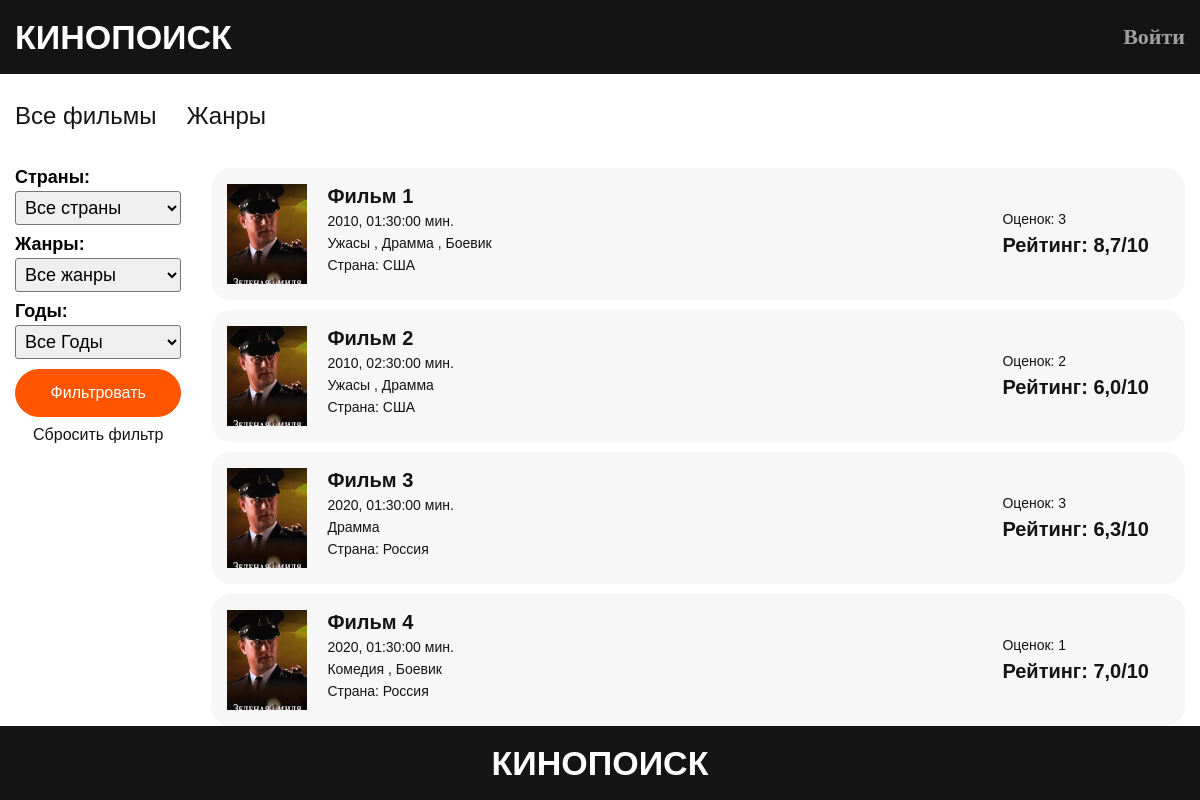
The page / on the database its author committed.
### kino/models.py (models this page shows, shortened)
class Year(models.Model):
    year = models.IntegerField(null=True, blank=True)
    def __str__(self):
        return str(self.year)
    class Meta:
        verbose_name = 'Год'
        verbose_name_plural = 'Года'

class Film(models.Model):
    name = models.CharField(max_length=120, null=True, blank=True)
    duration = models.CharField(max_length=20, null=True, blank=True)
    image = models.ImageField(upload_to='films_images', null=True, blank=True)
    country = models.ForeignKey(Country, on_delete=models.CASCADE, null=True, blank=True)
    genres = models.ManyToManyField(Genre)
    year = models.ForeignKey(Year, on_delete=models.CASCADE, null=True, blank=True)
    trailer = models.FileField(upload_to='trailers', validators=[FileExtensionValidator(allowed_extensions=['mp4'])],
                               null=True, blank=True)
    description = models.TextField(null=True, blank=True)
    def count_film_votes(self):
        ratings = self.ratings.all()
        return len(ratings)
    def get_average_rating(self):
        ratings = self.ratings.all()
        if len(ratings) != 0:
            return round(sum(rating.rating for rating in ratings) / len(ratings), 1)
        else:
            return 0
    class Meta:
        verbose_name = 'Фильм'
        verbose_name_plural = 'Фильмы'

class Genre(models.Model):
    name = models.CharField(max_length=120, null=True, blank=True)
    image = models.ImageField(upload_to='genres_images', null=True, blank=True)
    def __str__(self):
        return self.name
    class Meta:
        verbose_name = 'Жанр'
        verbose_name_plural = 'Жанры'

class Country(models.Model):
    name = models.CharField(max_length=120, null=True, blank=True)
    def __str__(self):
        return self.name
    class Meta:
        verbose_name = 'Страна'
        verbose_name_plural = 'Страны'

class Rating(models.Model):
    user = models.ForeignKey(User, on_delete=models.CASCADE)
    film = models.ForeignKey(Film, on_delete=models.CASCADE, related_name='ratings')
    rating = models.IntegerField(validators=[MinValueValidator(0), MaxValueValidator(10)])
    class Meta:
        unique_together = ('film', 'user')
        verbose_name = 'Рейтинг'
        verbose_name_plural = 'Рейтинг'

### kino/views.py (the view)
# urls.py: path('', main_page, name='index'),
def main_page(request):
    films = Film.objects.all()
    if request.GET.get('genres'):
        films = films.filter(genres=request.GET.get('genres'))
    if request.GET.get('year'):
        films = films.filter(year=request.GET.get('year'))
    if request.GET.get('country'):
        films = films.filter(country=request.GET.get('country'))
    form = FilterForm(request.GET)
    context = {
        'page_title': 'Главная',
        'films': films,
        'form': form
    }
    return render(request, template_name='kino/pages/films.html', context=context)

### kino/forms.py
class FilterForm(forms.ModelForm):
    def __init__(self, *args, **kwargs):
        super().__init__(*args, **kwargs)
        self.fields['country'].empty_label = 'Все страны'
        self.fields['country'].label = 'Страны'
        self.fields['year'].empty_label = 'Все Годы'
        self.fields['year'].label = 'Годы'
        self.fields['genres'].label = 'Жанры'
        self.fields['genres'].empty_label = 'Все жанры'
        self.fields['country'].required = False
        self.fields['year'].required = False
        self.fields['genres'].required = False
    class Meta:
        model = Film
        fields = ['country', 'genres', 'year']
        widgets = {
            'genres': forms.Select(choices=Genre.objects.all())
        }

### templates/kino/pages/films.html
{% extends 'kino/index.html' %}
{% block content %}
  <div class="films-wrapper">
    {% block sidebar %}
      {% include 'kino/sidebar.html' %}
    {% endblock %}
    {% block films %}
      {% include 'kino/components/films.html' %}
    {% endblock %}
  </div>
{% endblock %}

### templates/kino/sidebar.html (shortened to what this page needs)
{% load kino_tags %}
<form method="GET" class="filter-form">
    {% for field in form %}
      <div class="group">
        {{ field.label_tag }}
        {{ field }}
      </div>
    {% endfor %}
    <button class="btn-y" type="submit">Фильтровать</button>
    <a class="reset" href="{% url 'index' %}">Сбросить фильтр</a>
</form>

### templates/kino/components/films.html
{% if films %}
  <div class="films">
    {% for film in films %}
      <a href="{% url 'kino:film' film.id  %}" class="film">
        <img src="{{ film.image.url }}" class="image" alt="" />
        <div class="film__info">
          <h4 class="name">{{ film.name }}</h4>
          <div class="times p3">{{ film.year }}, {{ film.duration }} мин.</div>
          <div class="genre p3">
            {% for genre in film.genres.all %}
              {{ genre.name }}
              {% if not forloop.last %}, {% endif %}
            {% endfor %}
          </div>
          <div class="country p3">Страна: {{ film.country }}</div>
        </div>
        <div class="film__rating">
          <div class="votes p3">Оценок: {{ film.count_film_votes }}</div>
          <div class="average h4">Рейтинг: {{ film.get_average_rating }}/10</div>
        </div>
      </a>
    {% endfor %}
  </div>
{% else %}
  <div class="h1">Фильмов не найдено</div>
{% endif %}

### static/css/main.css (style rules this page uses)
:root { --head: #141414; --head-dark: #131317; --card: #fff; --bg-light: #f7f7f7; --main-text: #fff9; --red: #c10000; --yeloy: #f50; --green: #ebf7eb; --negative: #ffe3e3; }
h4, .h4 { color: var(--head); font-weight: 600; font-size: 20px; line-height: 120%; }
* { box-sizing: border-box; font-family: sans-serif; }
img { width: 100%; height: 100%; -o-object-fit: cover; object-fit: cover; }
.btn-y { font-size: 16px; padding: 14px 30px; color: var(--card); background-color: var(--yeloy); border: 1px solid var(--yeloy); transition: all 0.3s ease-in; border-radius: 40px; cursor: pointer; }
.p3 { font-size: 14px; font-weight: 500; line-height: 120%; color: var(--head); }
a { text-decoration: none; color: var(--card); }
body { min-height: 100vh; display: flex; flex-direction: column; }
#main-page .films-wrapper { display: flex; gap: 30px; }
.films { display: flex; flex-direction: column; gap: 10px; width: 100%; }
.films .film { background-color: var(--bg-light); border-radius: 20px; padding: 15px; width: 100%; display: flex; gap: 20px; transition: all 0.3s ease-in; border: 1px solid var(--bg-light); }
.films .film .image { width: 80px; height: 100px; }
.films .film__info { display: flex; flex-direction: column; gap: 5px; }
.films .film__rating { margin-left: auto; display: flex; flex-direction: column; gap: 5px; padding-right: 20px; align-self: center; }
.filter-form { display: flex; flex-direction: column; gap: 10px; width: 200px; }
.filter-form .reset { text-align: center; align-self: center; color: var(--head); font-size: 16px; font-weight: 500; }
.filter-form .group { display: flex; flex-direction: column; gap: 5px; }
.filter-form .group label { font-size: 18px; font-weight: 600; }
.filter-form .group select { padding: 5px; border-radius: 3px; font-size: 18px; }

### rows shown on the page
Year: form "Все Годы"
Film: image (picture), name "Фильм 1", year "2010", duration "01:30:00", country "США", count_film_votes "3", get_average_rating "8,7"
Genre: name "Ужасы"
Genre: name "Драмма"
Genre: name "Боевик"
Film: image (picture), name "Фильм 2", year "2010", duration "02:30:00", country "США", count_film_votes "2", get_average_rating "6,0"
Film: image (picture), name "Фильм 3", year "2020", duration "01:30:00", country "Россия", count_film_votes "3", get_average_rating "6,3"
Film: image (picture), name "Фильм 4", year "2020", duration "01:30:00", country "Россия", count_film_votes "1", get_average_rating "7,0"
Genre: name "Комедия"

### other values the page prints
{{ field.label_tag }} "Страны:" "Жанры:" "Годы:"
